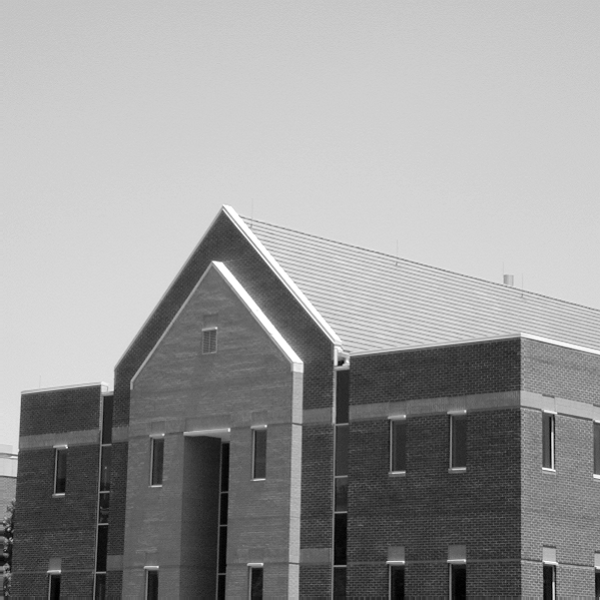
%> input picture Week6/Tutorial/matlab_example/images/img1.tif, 600 x 600 px
$ octave edge_detection.m   (GNU Octave 9; MATLAB toolbox functions it lacks are replaced by stand-ins)
%> lines starting %> are read from the running program, lines starting %| are printed output that depends on the picture; in (x1, y1, x2, y2) boxes, pixels count from 0 and x2, y2 are one past the last pixel; in counts of white or black regions, pixels touching at a corner belong together; the program's own positions count from 1
% edge detection
% https://ww2.mathworks.cn/help/images/ref/edge.html

f = imread('./images/img1.tif');
%> f is the input picture: size 600x600 uint8; min 0, max 255, mean 152.9
figure(1)
imshow(f)
title('origin image')

figure(2)
[g_sobel_default,  ts] = edge(f, 'sobel');
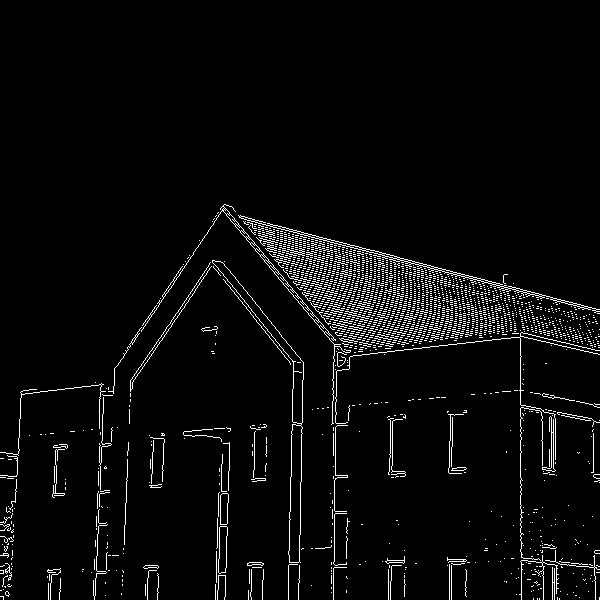
%> g_sobel_default: size 600x600 logical; 4% white in thin lines or dots, all inside (x1, y1, x2, y2) = (0, 204, 600, 600)
%> ts = 0.0738
subplot(321)
imshow(g_sobel_default)
title('results of Sobel edge detection with default params')

% log is Laplacian of a Gaussian
[g_log_default, tlog] = edge(f, 'log');
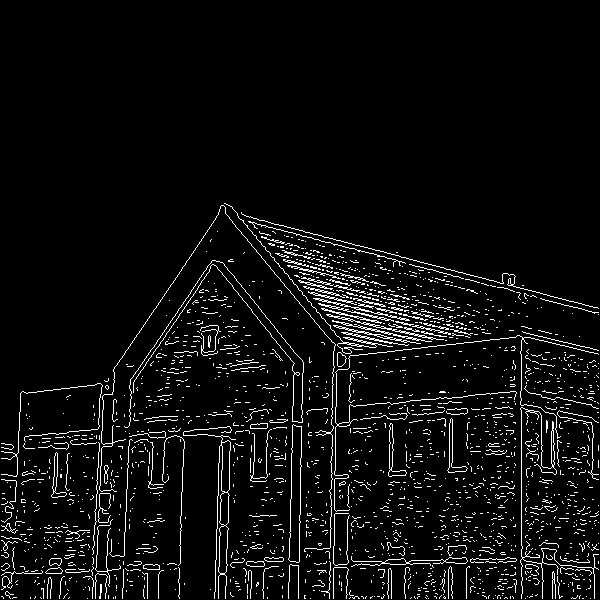
%> g_log_default: size 600x600 logical; 5.3% white in thin lines or dots, all inside (x1, y1, x2, y2) = (1, 203, 599, 599)
%> tlog = 0.00206
subplot(323)
imshow(g_log_default)
title('results of LoG edge detection with default params')

[g_canny_default, tc] = edge(f, 'canny');
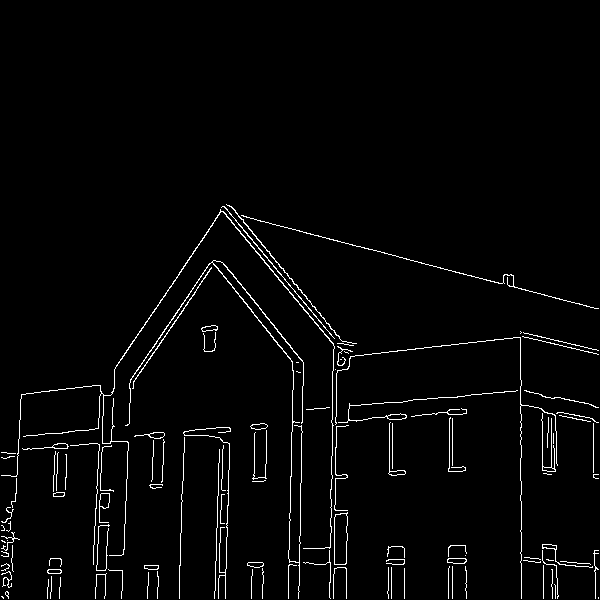
%> g_canny_default: size 600x600 logical; 2.5% white in thin lines or dots, all inside (x1, y1, x2, y2) = (1, 204, 599, 599)
%> tc = [0.0805 0.201]
subplot(325)
imshow(g_canny_default)
title('results of Canny edge detection with default params')

[g_sobel_best,ts] = edge(f, 'sobel', 0.05);
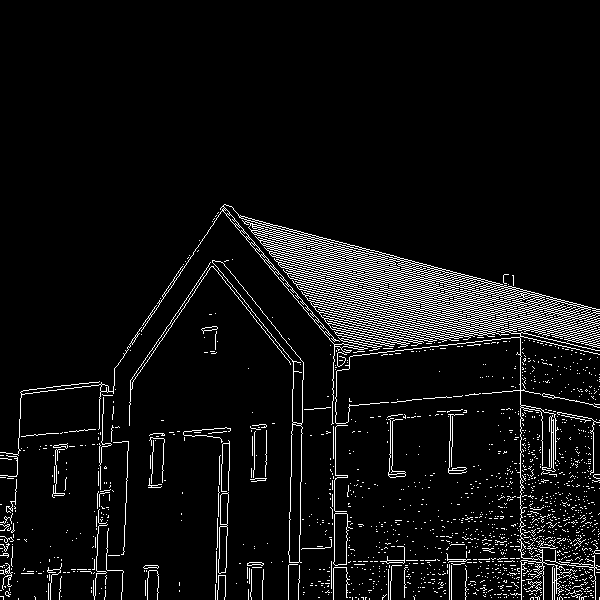
%> g_sobel_best: size 600x600 logical; 6.1% white in thin lines or dots, all inside (x1, y1, x2, y2) = (0, 204, 600, 600)
%> ts = 0.05
subplot(322)
imshow(g_sobel_best)
title('results of edge(f, sobel, 0.05) ')

[g_log_best,tlog] = edge(f, 'log', 0.003, 2.25);
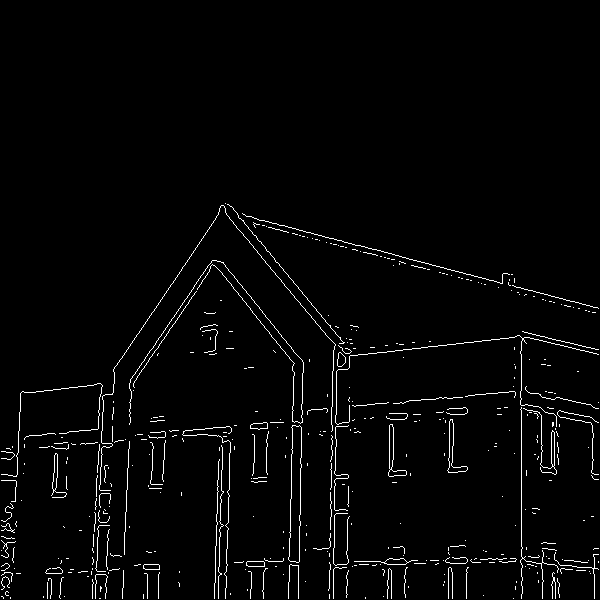
%> g_log_best: size 600x600 logical; 2.4% white in thin lines or dots, all inside (x1, y1, x2, y2) = (1, 203, 599, 599)
%> tlog = 0.003
subplot(324)
imshow(g_log_best)
title('results of edge(f, log, 0.003, 2.25) ')

[g_canny_best,tc] = edge(f, 'canny', [0.04 0.10], 1.5);
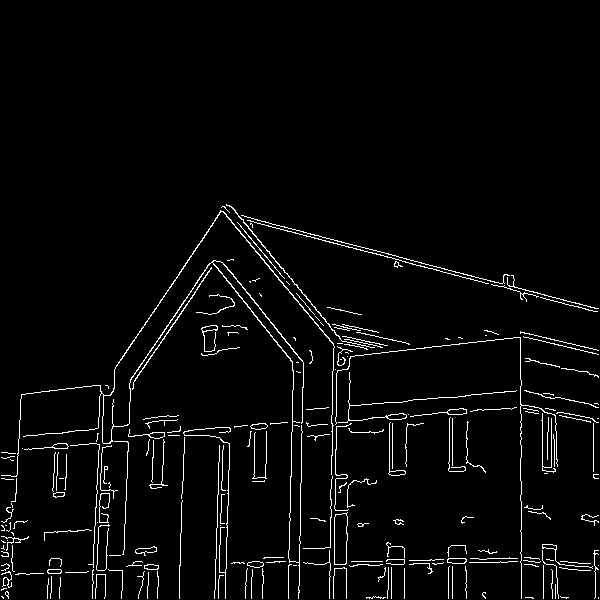
%> g_canny_best: size 600x600 logical; 3.3% white in thin lines or dots, all inside (x1, y1, x2, y2) = (1, 204, 599, 599)
%> tc = [0.04 0.1]
subplot(326)
imshow(g_canny_best)
title('results of edge(f, canny, [0.04 0.10], 1.5) ')

$ run again, with Week6/Tutorial/matlab_example/images/butterfly.tiff saved as Week6/Tutorial/matlab_example/images/img1.tif
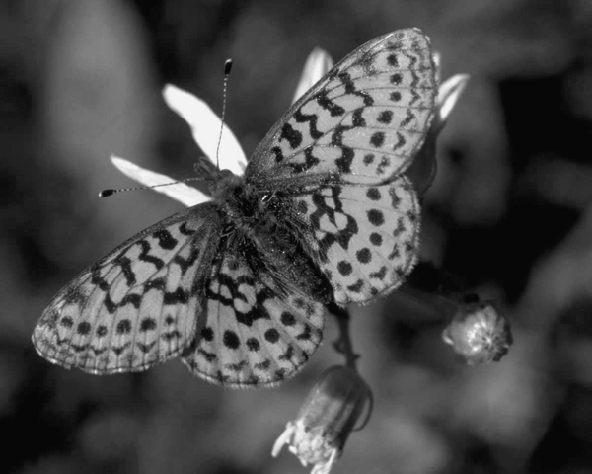
%> input picture Week6/Tutorial/matlab_example/images/butterfly.tiff, 592 x 474 px
%> f is the input picture: size 474x592 uint8; min 2, max 248, mean 73.1
%> `[g_sobel_default,  ts] = edge(f, 'sobel');`:
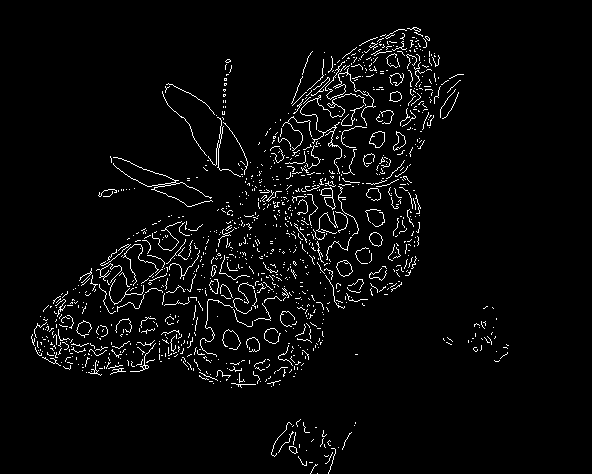
%> g_sobel_default: size 474x592 logical; 3.5% white in thin lines or dots, all inside (x1, y1, x2, y2) = (31, 27, 509, 474)
%> `[g_sobel_default,  ts] = edge(f, 'sobel');`: ts = 0.0824
%> g_log_default: size 474x592 logical; 5% white in thin lines or dots, all inside (x1, y1, x2, y2) = (31, 27, 515, 473)
%> `[g_log_default, tlog] = edge(f, 'log');`: tlog = 0.00368
%> g_canny_default: size 474x592 logical; 5.4% white in thin lines or dots, all inside (x1, y1, x2, y2) = (31, 27, 513, 473)
%> `[g_canny_default, tc] = edge(f, 'canny');`: tc = [0.0836 0.209]
%> g_sobel_best: size 474x592 logical; 5.8% white in thin lines or dots, all inside (x1, y1, x2, y2) = (31, 27, 513, 474)
%> `[g_sobel_best,ts] = edge(f, 'sobel', 0.05);`: ts = 0.05
%> `[g_log_best,tlog] = edge(f, 'log', 0.003, 2.25);`: tlog = 0.003
%> `[g_canny_best,tc] = edge(f, 'canny', [0.04 0.10], 1.5);`:
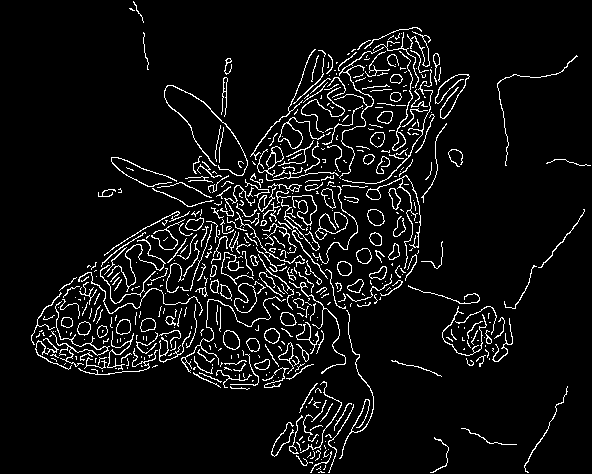
%> g_canny_best: size 474x592 logical; 6.5% white in thin lines or dots
%> `[g_canny_best,tc] = edge(f, 'canny', [0.04 0.10], 1.5);`: tc = [0.04 0.1]
